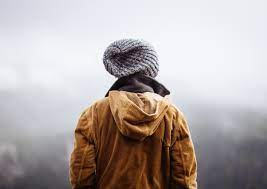
#> input picture week4/images.jpg, 267 x 189 px, found by its file name
$ python histogram.py
#> lines starting #> are read from the running program, lines starting #| are printed output that depends on the picture
from turtle import color, onclick
from matplotlib.image import imread
import matplotlib.pyplot as plt
import numpy as np
import cv2 as cv

# use openCV
img = cv.imread('images.jpg')
#> img is the input picture: shape (189, 267, 3); mean B, G, R 168.4, 169.2, 178.4
cv.imshow("color", img)

gray_cv = cv.cvtColor(img,cv.COLOR_BGR2GRAY)
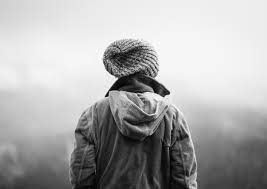
#> gray_cv: shape (189, 267); min 0, max 254, mean 171.8
cv.imshow("grayscale from openCV", gray_cv)

# use matplotlib
def rgb_to_gray(img):
    gray_mat = np.zeros(img.shape)

    blue_ch = np.array(img[:,:,0])
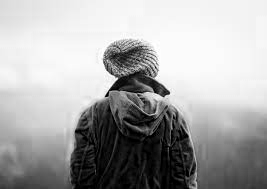
#> blue_ch: shape (189, 267); min 0, max 255, mean 168.4
    green_ch = np.array(img[:,:,1])
    red_ch = np.array(img[:,:,2])
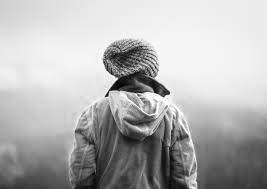
#> red_ch: shape (189, 267); min 0, max 255, mean 178.4

    avg = ((blue_ch * 0.114) + (green_ch * 0.587) + (red_ch * 0.299))
    gray_mat = img.copy()

    for i in range(3):
        gray_mat[:,:,i] = avg
    return gray_mat

gray_mat = rgb_to_gray(img)
plt.imshow(gray_mat)
plt.show()

# plot histogram of both images
plt.subplot(221),plt.imshow(gray_cv,cmap="gray")
plt.title("image from openCV")
plt.xticks([])
plt.yticks([])

plt.subplot(222)
hist_cv = cv.calcHist([gray_cv],[0],None,[256],[0,256])
#> hist_cv = 256 values, max 2575 at index 246, min 0 at index 255, mean 197.1
plt.xlim([0,255])
plt.plot(hist_cv)
plt.title("openCV-histogram")

plt.subplot(223),plt.imshow(gray_mat,cmap="gray")
plt.title("image from matplotlib")
plt.xticks([])
plt.yticks([])

plt.subplot(224)
hist_mat,bin = np.histogram(gray_mat.ravel(),256,[0,255])
#> hist_mat = 256 values, max 7677 at index 246, min 0 at index 255, mean 591.4; bin = 257 values from 0 to 255
plt.xlim([0,255])
plt.plot(hist_mat)
plt.title("matplotlib-histogram")

plt.show()
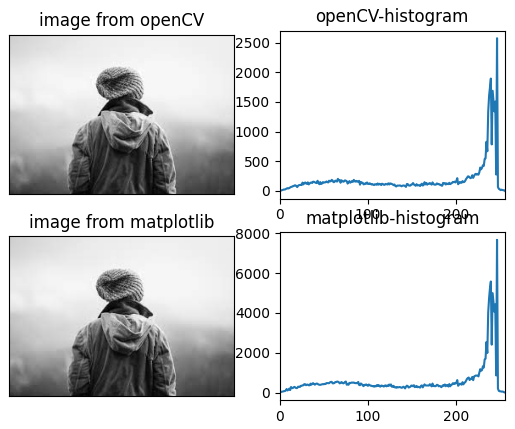
#> figure drawn by matplotlib, 4 panels; panel 2: curve peaks at x = 246, y = 2575; panel 4: curve peaks at x = 246, y = 7677

# [10 lines of commented-out code are left out]
x = np.arange(0,256)

row, col = gray_cv.shape[0], gray_cv.shape[1]
#> row = 189; col = 267
a = np.zeros((256))
for i in range (0,row):
    for j in range (0,col):
        a[gray_cv[i,j]] += 1
plt.subplot(221)
plt.title("opemCV-histogram")
plt.plot(x,a,color='r')

row1, col1 = gray_mat.shape[0], gray_mat.shape[1]
#> row1 = 189; col1 = 267
b = np.zeros((256))
for i in range (0,row1):
    for j in range (0,col1):
        b[gray_mat[i,j]] += 1
plt.subplot(222)
plt.title("matplotlib-histogram")
plt.plot(x,b,color='b')
plt.show()
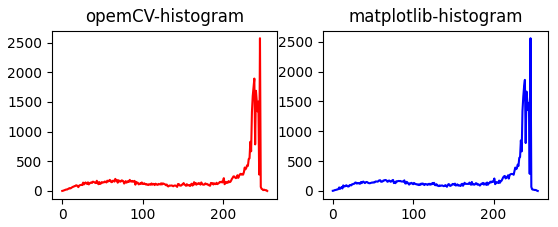
#> figure drawn by matplotlib, 2 panels; panel 1: curve peaks at x = 246, y = 2575; panel 2: curve peaks at x = 246, y = 2559

$ run again, with week4/rock.jpg copied over week4/images.jpg
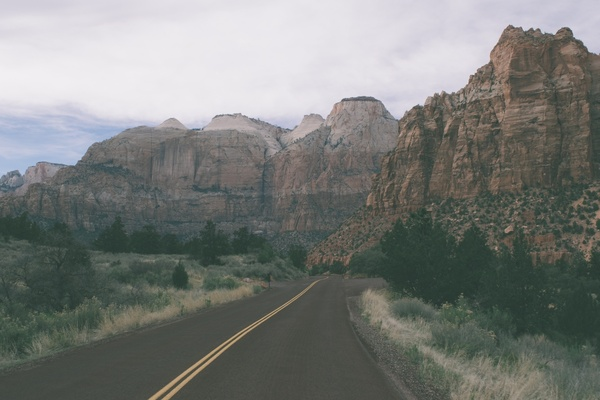
#> input picture week4/rock.jpg, 600 x 400 px, found by its file name
#> img is the input picture: shape (400, 600, 3); mean B, G, R 120.7, 123.9, 121.2
#> in rgb_to_gray, `blue_ch = np.array(img[:,:,0])`:
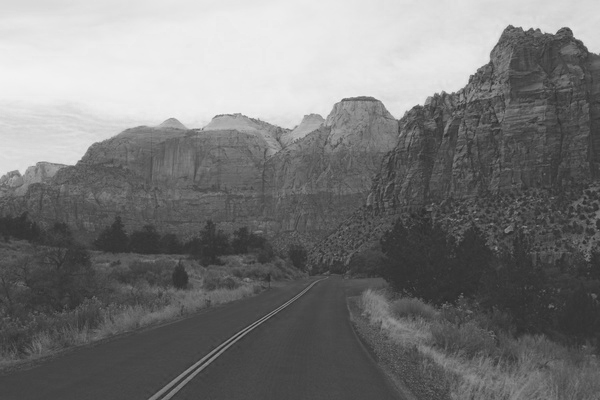
#> blue_ch: shape (400, 600); min 33, max 243, mean 120.7
#> hist_cv = 256 values, max 6702 at index 76, min 0 at index 0, mean 937.5
#> hist_mat = 256 values, max 20838 at index 233, min 0 at index 0, mean 2812.5; bin = 257 values from 0 to 255
#> `plt.show()`:
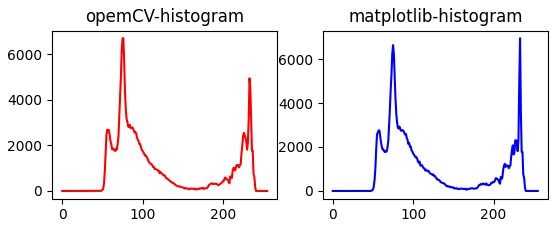
#> figure drawn by matplotlib, 2 panels; panel 1: curve peaks at x = 76, y = 6702; panel 2: curve peaks at x = 233, y = 6946
